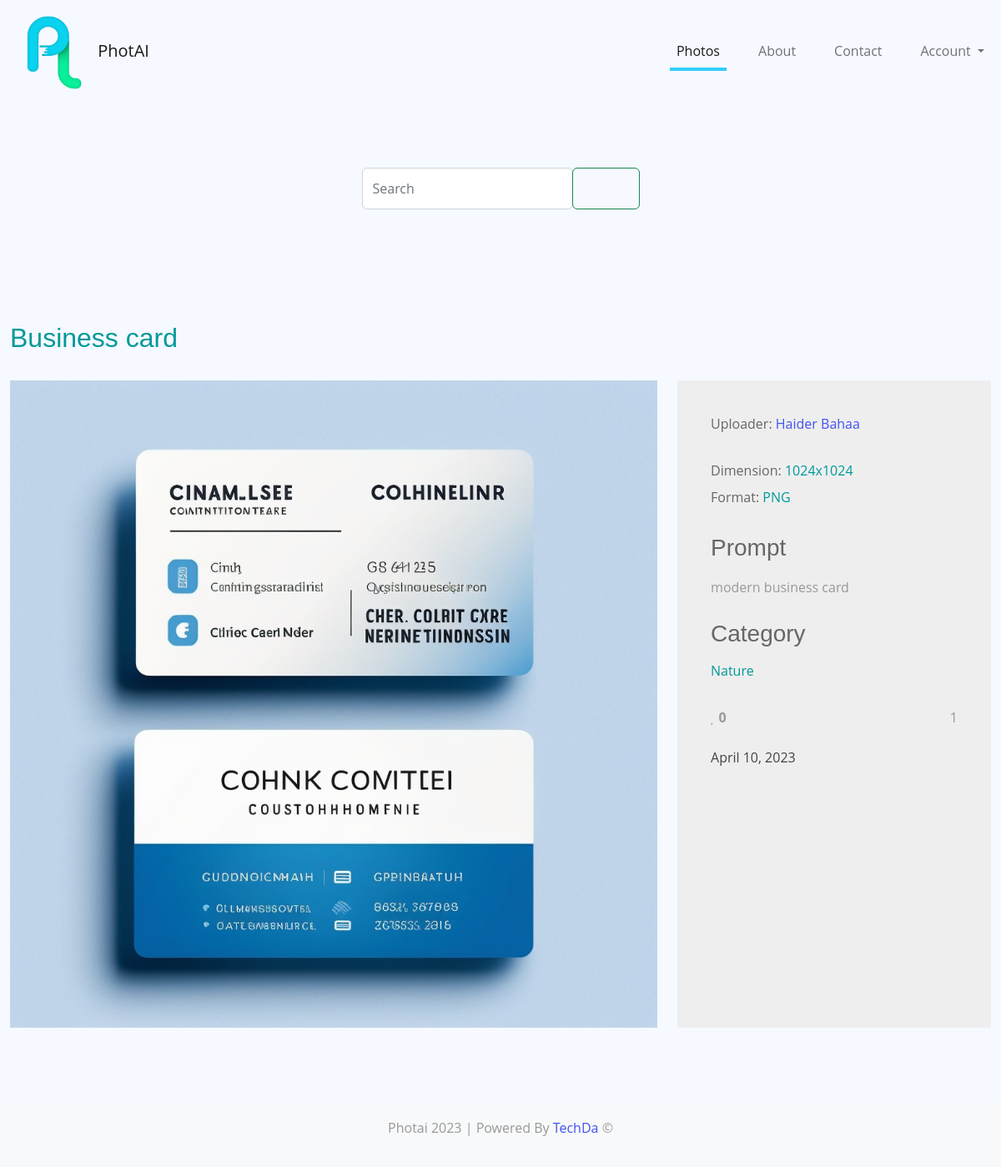
Page /photoDetails/ed425d75-b585-4a58-9904-ab1b9eae2786 on the committed database.
### photos/models.py (models this page shows, shortened)
class Photo(models.Model):
    id = models.UUIDField(primary_key=True, default=uuid.uuid4, editable=False)
    uploader = models.ForeignKey(User, on_delete=models.CASCADE, related_name='uploader')
    category = models.ForeignKey(Category, on_delete=models.CASCADE, related_name='category')
    title = models.CharField(verbose_name='Image Title', max_length=255, null=True)
    photo = models.ImageField(upload_to=img_upload, null=True, max_length=255)
    thumbnail = models.ImageField(upload_to='thumbnail/', null=True, blank=True)
    prompt = models.TextField(null=True)
    price = models.IntegerField(default=0, null=True)
    free = models.BooleanField(default=True, null=True)
    liked = models.ManyToManyField(User, default=None, blank=True, related_name='liked')
    view = models.IntegerField(default=0)
    deleted = models.BooleanField(default=False)
    created = models.DateTimeField(auto_now_add=True, null=True)
    updated = models.DateTimeField(auto_now=True, null=True)
    def save(self, *args, **kwargs):
        super().save(*args, **kwargs)
        if self.photo:
            thumb_file = create_thumbnail(self.photo.path)
            self.thumbnail.save(thumb_file.name, thumb_file, save=False)
            super().save(*args, **kwargs)

class Category(models.Model):
    id = models.UUIDField(primary_key=True, default=uuid.uuid4, editable=False)
    name = models.CharField(max_length=20, verbose_name='Category Name', null=True)
    class Meta:
        verbose_name_plural = "Categories"
    def __str__(self):
        return self.name

### photos/views.py (the view)
# urls.py: path('photoDetails/<id>', photoDetails, name='details'),
def photoDetails(request, id):
    photo = Photo.objects.get(id=id)
    if photo.deleted:
        messages.success(request, 'Photo not found')
        return redirect('index')
    width, height, format = get_image_info(photo.photo)
    user = request.user
    if 'photo_views' not in request.session:
        request.session['photo_views'] = {}
    photo_views = request.session['photo_views']
    if id not in photo_views:
        photo_views[id] = True
        photo.view += 1
        photo.save()
    context = {'photo': photo, 'w': width, 'h': height, 'f': format, 'user': user}
    return render(request, 'photos/photo-detail.html', context)

### photai/rename.py (called while the page is built)
def get_image_info(filepath):
    with Image.open(filepath) as img:
        width, height = img.size
        format = img.format
    return width, height, format

def create_thumbnail(image_path):
    with Image.open(image_path) as img:
        thumb_io = BytesIO()
        img.save(thumb_io, 'JPEG', quality=30)
        thumb_file = InMemoryUploadedFile(thumb_io, None, f'{nameImg}_thumb.jpg', 'image/jpeg', thumb_io.getbuffer().nbytes, None)
        return thumb_file

### photos/templates/photos/photo-detail.html (shortened to what this page needs)
{% extends "base.html" %}
{% load static %}
{% block content %}
    <div class="container-fluid tm-container-content tm-mt-60">
        <div class="row mb-4">
            <h2 class="col-12 tm-text-primary">{{ photo.title }}</h2>
        </div>
        <div class="row tm-mb-90">
            <div class="col-xl-8 col-lg-7 col-md-6 col-sm-12">
                <img src="{{ photo.photo.url }}" alt="{{ photo.title }}" class="img-fluid">
            </div>
            <div class="col-xl-4 col-lg-5 col-md-6 col-sm-12">
                <div class="tm-bg-gray tm-video-details">
                    <div class="mb-4 d-flex flex-wrap">
                        <div class="mr-4 mb-2">
                            <span class="tm-text-gray-dark">Uploader: </span><span class="tm-text-primary"><a href="{% url 'userListPhoto' id=photo.uploader.id %}">{{ photo.uploader.get_full_name }}</a></span>
                        </div>
                    </div>
                    <div class="mb-4 d-flex flex-wrap">
                        <div class="mr-4 mb-2">
                            <span class="tm-text-gray-dark">Dimension: </span><span class="tm-text-primary">{{ w }}x{{ h }}</span>
                        </div>
                        <div class="mr-4 mb-2">
                            <span class="tm-text-gray-dark">Format: </span><span class="tm-text-primary">{{ f | upper }}</span>
                        </div>
                    </div>
                    <div class="mb-4">
                        <h3 class="tm-text-gray-dark mb-3">Prompt</h3>
                        <p>{{ photo.prompt }}</p>
                    </div>
                    <div>
                        <h3 class="tm-text-gray-dark mb-3">Category</h3>
                        <a href="#" class="tm-text-primary mr-4 mb-2 d-inline-block">{{ photo.category }}</a>
                    </div>
                    <br>
                    <div class="d-flex justify-content-between tm-text-gray">
                        <span>
                            {% if not request.user.is_authenticated %}
                            <i class="fa-regular fa-heart"></i>
                            {% endif %}
                            <strong id="likes-count">{{ photo.liked.all.count }}</strong>
                        </span>
                        <span><i class="fa-solid fa-eye"></i> {{ photo.view }}</span>
                    </div>
                    <br>
                    <div class="mb-4">
                        {{ photo.created | date }}
                    </div>
                </div>
            </div>
        </div>
    </div>
{% endblock content %}

### static/css/templatemo-style.css (style rules this page uses)
p { line-height: 1.8; }
a { text-decoration: none; transition: all 0.3s ease; }
.container-fluid { max-width: 1770px; }
.tm-mt-60 { margin-top: 60px; }
.tm-mb-90 { margin-bottom: 90px; }
.tm-text-primary { color: #009999; }
.tm-bg-gray { background-color: #EEEEEE; }
p, .tm-text-gray { color: #999; }
.tm-text-gray-dark { color: #666; }
.tm-video-details { height: 100%; padding: 40px; }

### static/assets/css/style.css (style rules this page uses)
:root { scroll-behavior: smooth; }
body { font-family: "Open Sans", sans-serif; background: #f6f9ff; color: #444444; }
a { color: #4154f1; text-decoration: none; }
h1, h2, h3, h4, h5, h6 { font-family: "Nunito", sans-serif; }

### rows in the picture
Photo: title "Business card", photo (picture), uploader.get_full_name "Haider Bahaa", prompt "modern business card", category "Nature", liked.all.count "0", view "1", created "April 10, 2023"

### other values in the picture
{{ w }} "1024"
{{ h }} "1024"
{{ f | upper }} "PNG"
